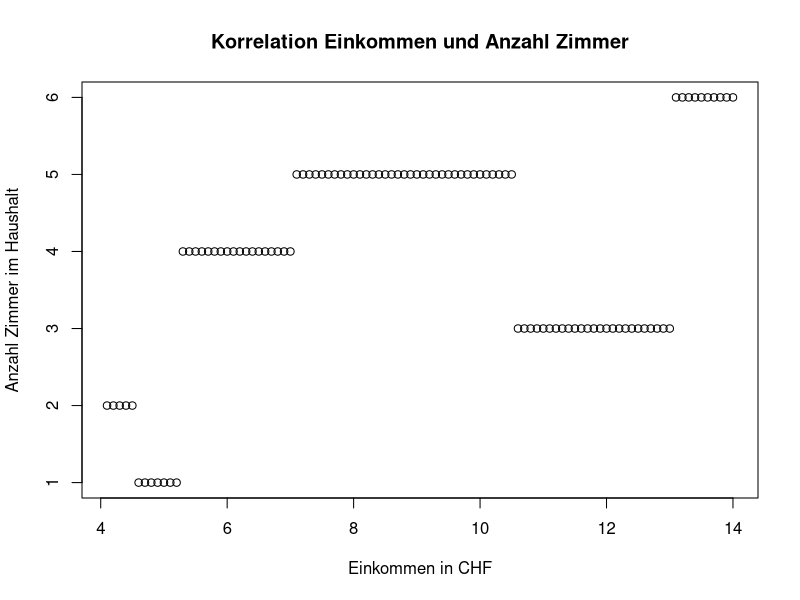
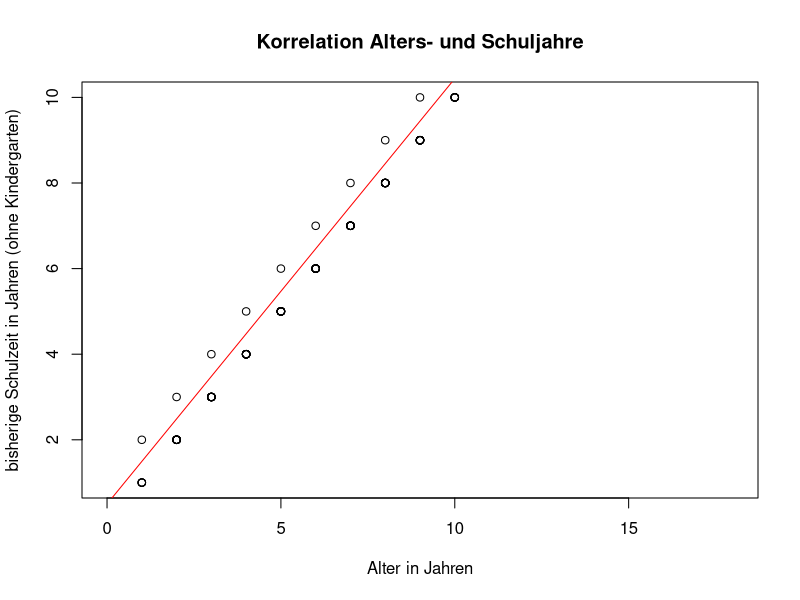
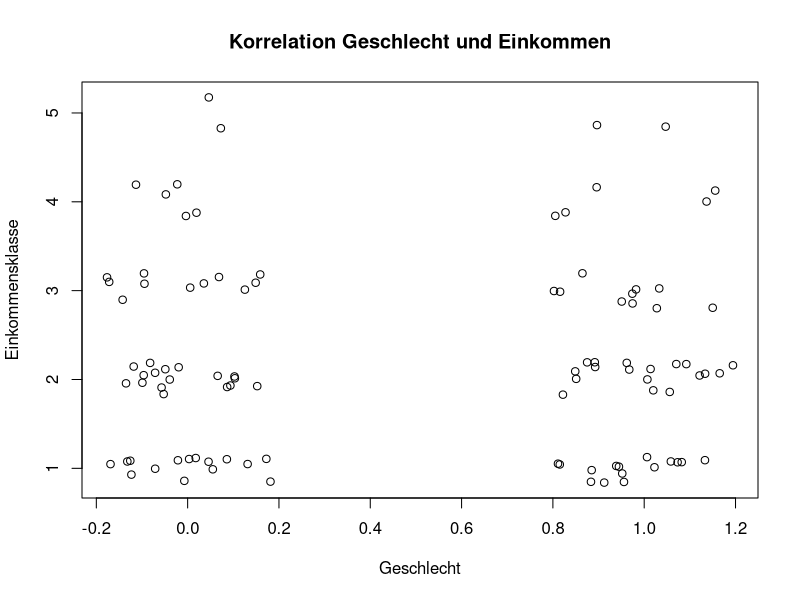
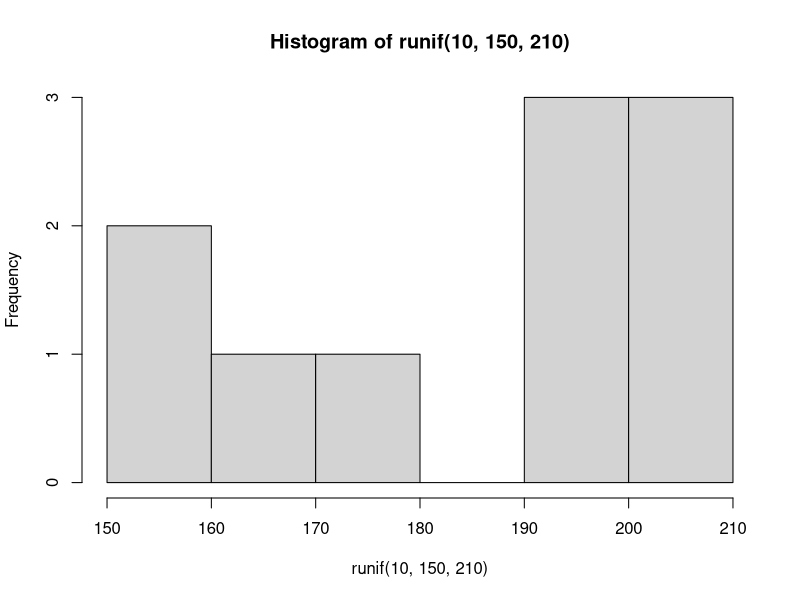
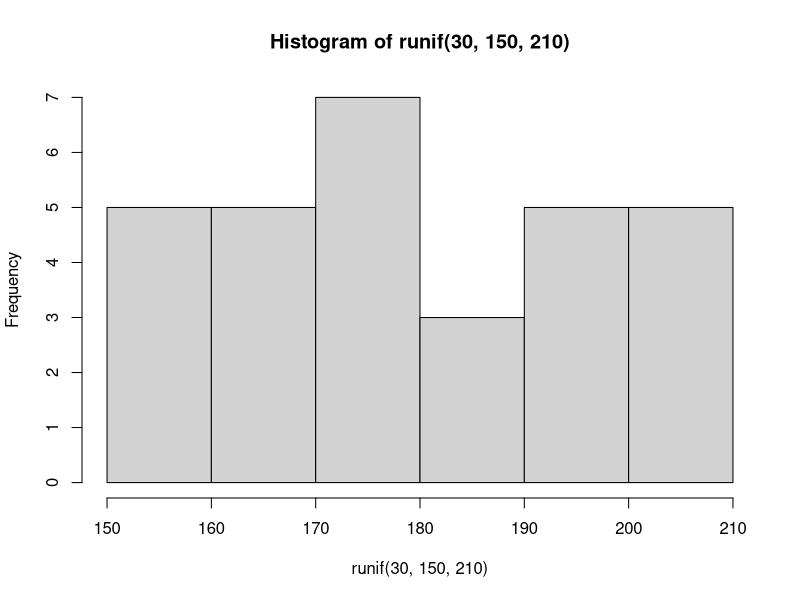
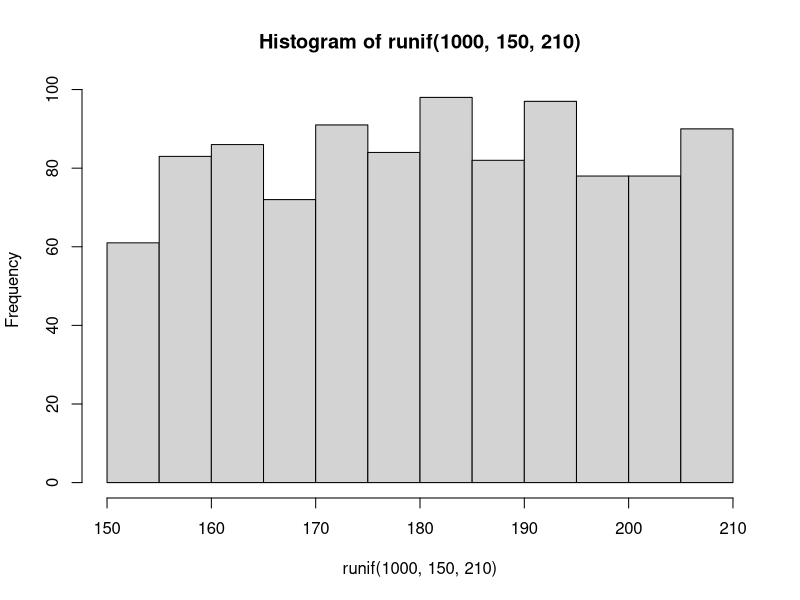
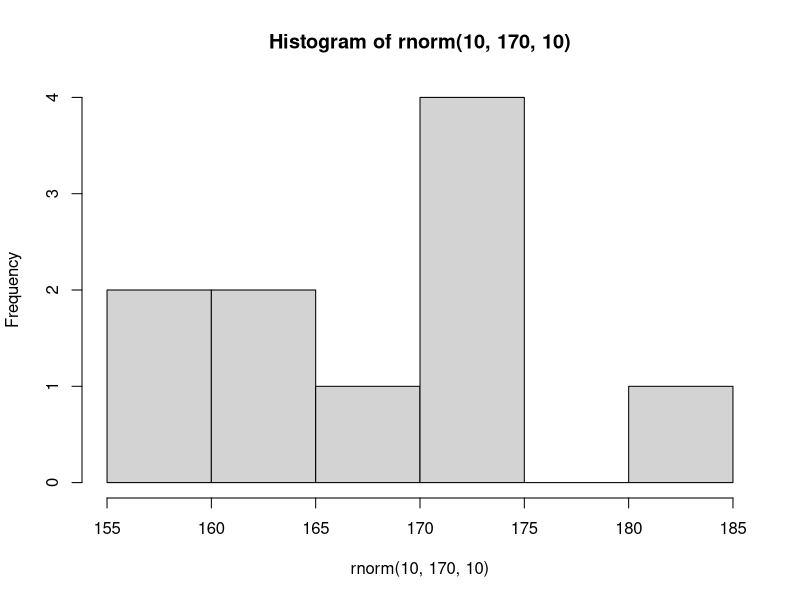
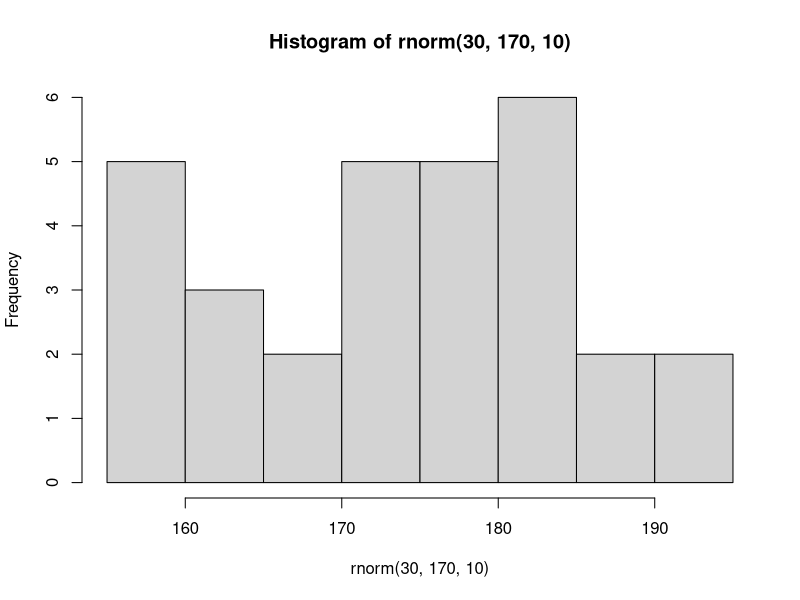

Source code (R) for these figures, in order:
## ---- chunk 1
x1 <- c(seq(4100,14000,100))
y1 <- c(rep(2, 5), rep(1, 7), rep(4, 18), rep (5, 35), rep(3, 25), rep(6, 10))
cor(x1, y1)
## ---- chunk 2
x2 <- c(1,1,1,1,1, rep(seq(from=2, to=9), each=11),10,10,10,10,10,10)
y2 <- y2 <- c(1,1,1,1, rep(seq(from=2, to=9), each=11),10,10,10,10,10,10,10)
cor(x2,y2)
## ---- chunk 3
#Originalbeispiel
x3 <- c(rep(0:1, 50))
y3 <- c(rep(1, 30), rep(2, 35), rep(3, 21), rep(4, 10), rep(5, 4))
cor(x3, y3) #Dies ergibt leider eine schwache positive Korrelation. Deshalb hier einfach leicht angepasst:
x3 <- c(rep(c(1,0),50))
y3 <- c(rep(1, 30), rep(2, 35), rep(3, 21), rep(4, 10), rep(5, 4))
cor(x3, y3)

## ---- chunk 4
#Plot der ersten beiden Vektoren
plot(x1/1000, y1,
     main = "Korrelation Einkommen und Anzahl Zimmer",
     xlab = "Einkommen in CHF",
     ylab = "Anzahl Zimmer im Haushalt")

#Plot der zweiten beiden Vektoren
plot(x2, y2, xlim = c(0,18),
              main = "Korrelation Alters- und Schuljahre", 
              xlab ="Alter in Jahren", ylab = "bisherige Schulzeit in Jahren (ohne Kindergarten)" )
abline(a = 0.5, b = cor(x2,y2), col = "red")

#Plot der dritten beiden Vektoren
plot(jitter(x3), jitter(y3), main = "Korrelation Geschlecht und Einkommen", xlab = "Geschlecht", ylab = "Einkommensklasse")

## ---- chunk 5
hist(runif(10,150,210))
hist(runif(30,150,210))
hist(runif(1000,150,210))

hist(rnorm(10, 170,10))
hist(rnorm(30, 170,10))
hist(rnorm(1000, 170,10))

## ---- chunk 6
rbinom(10,1,0.5) #Beispiel I
rbinom(3,2, 2/6) #Beispiel II
## ---- chunk 7
hist(runif(1000,150,210), breaks = 10 , xlim = c(140,220), col = "blue", main = "Körpergrösse, gleichverteilt")
abline(v = mean(rnorm(1000, 170,10)), col = "green", lwd = 5)
hist(rnorm(1000, 170,10), breaks = 10 , xlim = c(140,220), col = "green", main = "Körpergrösse, normalverteilt")
abline(v = mean(runif(1000,150,210)), col = "blue", lwd = 5)
## ---- chunk 8
hist(runif(1000,150,210), breaks = 10 , xlim = c(140,220), ylim = c(0,200), col = "blue", main = "Körpergrösse, gleichverteilt und normalverteil")
hist(rnorm(1000, 170,10), breaks = 10 ,  col=rgb(0,255,0, max = 255, alpha = 125), add = T)
